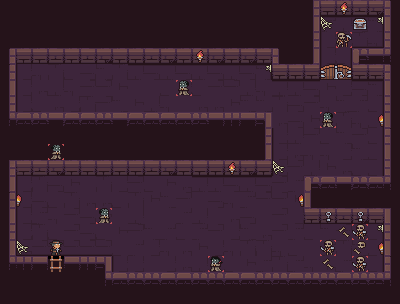

A 2D game scene composited from a Tiled map and its tileset images. What follows is a short description and the map's XML, with every tile layer's data as written:
An orthogonal 25x19 tile map with 16x16 px tiles, 3 tile layers (background, non interactive elements, interactive elements), 2 tilesets.

<map version="1.10" tiledversion="1.10.2" orientation="orthogonal" renderorder="right-down" width="25" height="19" tilewidth="16" tileheight="16" infinite="0" nextlayerid="5" nextobjectid="1">
 <tileset firstgid="1" source="dungeon.tsx" />
 <tileset firstgid="101" source="characters.tsx" />
 <layer id="1" name="background" width="25" height="19">
  <data encoding="csv">
79,79,79,79,79,79,79,79,79,79,79,79,79,79,79,79,79,79,79,21,5,2,3,4,6,
79,79,79,79,79,79,79,79,79,79,79,79,79,79,79,79,79,79,79,11,12,13,14,15,16,
79,79,79,79,79,79,79,79,79,79,79,79,79,79,79,79,79,79,79,21,22,7,34,35,26,
1,2,2,3,2,3,4,5,2,3,4,2,3,4,5,4,5,6,79,11,22,25,55,52,46,
1,22,30,29,20,9,10,29,13,14,13,14,13,14,13,14,15,2,2,2,22,25,2,2,6,
11,22,27,8,30,28,28,18,19,19,20,17,20,28,28,8,30,13,13,14,18,17,14,15,16,
21,22,20,27,17,29,28,10,18,8,30,19,27,27,18,10,10,29,9,28,30,10,7,25,26,
41,42,43,52,45,42,43,52,45,45,45,45,43,52,53,52,54,27,9,18,10,29,30,25,36,
79,79,79,79,79,79,79,79,79,79,79,79,79,79,79,79,21,22,8,28,20,10,28,25,6,
79,79,79,79,79,79,79,79,79,79,79,79,79,79,79,79,31,22,27,30,30,17,10,25,16,
21,2,3,4,5,5,5,5,2,3,4,5,2,2,3,4,5,22,28,8,18,27,20,25,26,
31,22,29,9,18,19,29,17,28,20,18,27,13,13,14,13,14,28,7,55,42,52,44,45,46,
1,22,9,20,29,27,27,20,29,18,10,28,19,9,30,7,28,28,18,16,79,79,79,79,79,
11,22,7,30,28,9,18,19,8,19,19,7,8,19,27,9,19,28,17,2,2,3,4,5,16,
21,22,29,20,28,9,20,18,28,10,7,20,7,28,17,10,27,28,7,20,10,28,27,25,26,
31,32,33,33,33,33,33,20,7,17,30,27,18,17,30,29,29,30,20,19,7,29,10,25,36,
41,53,52,40,52,53,54,22,17,19,17,27,8,20,20,18,7,29,7,30,27,7,20,25,6,
79,79,79,79,79,79,41,42,43,44,45,42,43,44,45,42,43,44,42,43,44,42,43,44,46,
79,79,79,79,79,79,79,79,79,79,79,79,79,79,79,79,79,79,79,79,79,79,79,79,79
</data>
 </layer>
 <layer id="2" name="non interactive elements" width="25" height="19">
  <data encoding="csv">
0,0,0,0,0,0,0,0,0,0,0,0,0,0,0,0,0,0,0,0,0,91,0,0,0,
0,0,0,0,0,0,0,0,0,0,0,0,0,0,0,0,0,0,0,0,65,0,0,66,0,
0,0,0,0,0,0,0,0,0,0,0,0,0,0,0,0,0,0,0,0,0,114,0,0,0,
0,0,0,0,0,0,0,0,0,0,0,0,91,0,0,0,0,0,0,0,0,0,0,0,0,
0,0,0,0,0,0,0,0,0,0,0,0,0,0,0,0,66,0,0,0,67,68,0,0,0,
0,0,0,0,0,0,0,0,0,0,0,2147483759,0,0,0,0,0,0,0,0,0,0,0,0,0,
0,0,0,0,0,0,0,0,0,0,0,0,0,0,0,0,0,0,0,0,0,0,0,0,0,
0,0,0,0,0,0,0,0,0,0,0,0,0,0,0,0,0,0,0,0,2147483759,0,0,2147483740,0,
0,0,0,0,0,0,0,0,0,0,0,0,0,0,0,0,0,0,0,0,0,0,0,0,0,
0,0,0,111,0,0,0,0,0,0,0,0,0,0,0,0,0,0,0,0,0,0,0,0,0,
0,0,0,0,0,0,0,0,0,0,0,0,0,0,91,0,0,65,0,0,0,0,0,0,0,
0,0,0,0,0,0,0,0,0,0,0,0,0,0,0,0,0,0,0,0,0,0,0,0,0,
0,92,0,0,0,0,0,0,0,0,0,0,0,0,0,0,0,0,2147483740,0,0,0,0,0,0,
0,0,0,0,0,0,111,0,0,0,0,0,0,0,0,0,0,0,0,0,77,0,77,0,0,
0,0,0,0,0,0,0,0,0,0,0,0,0,0,0,0,0,0,0,0,0,69,2147483760,66,0,
0,65,0,118,0,0,0,0,0,0,0,0,0,0,0,0,0,0,0,0,2147483760,0,78,2147483740,0,
0,0,0,0,0,0,0,0,0,0,0,0,0,2147483758,0,0,0,0,0,0,69,0,2147483760,0,0,
0,0,0,0,0,0,0,0,0,0,0,0,0,0,0,0,0,0,0,0,0,0,0,0,0,
0,0,0,0,0,0,0,0,0,0,0,0,0,0,0,0,0,0,0,0,0,0,0,0,0
</data>
 </layer>
 <layer id="3" name="interactive elements" width="25" height="19">
  <data encoding="csv">
0,0,0,0,0,0,0,0,0,0,0,0,0,0,0,0,0,0,0,0,0,0,0,0,0,
0,0,0,0,0,0,0,0,0,0,0,0,0,0,0,0,0,0,0,0,0,0,85,0,0,
0,0,0,0,0,0,0,0,0,0,0,0,0,0,0,0,0,0,0,0,0,0,0,0,0,
0,0,0,0,0,0,0,0,0,0,0,0,0,0,0,0,0,0,0,0,0,0,0,0,0,
0,0,0,0,0,0,0,0,0,0,0,0,0,0,0,0,0,0,0,0,0,0,0,0,0,
0,0,0,0,0,0,0,0,0,0,0,0,0,0,0,0,0,0,0,0,0,0,0,0,0,
0,0,0,0,0,0,0,0,0,0,0,0,0,0,0,0,0,0,0,0,0,0,0,0,0,
0,0,0,0,0,0,0,0,0,0,0,0,0,0,0,0,0,0,0,0,0,0,0,0,0,
0,0,0,0,0,0,0,0,0,0,0,0,0,0,0,0,0,0,0,0,0,0,0,0,0,
0,0,0,0,0,0,0,0,0,0,0,0,0,0,0,0,0,0,0,0,0,0,0,0,0,
0,0,0,0,0,0,0,0,0,0,0,0,0,0,0,0,0,0,0,0,0,0,0,0,0,
0,0,0,0,0,0,0,0,0,0,0,0,0,0,0,0,0,0,0,0,0,0,0,0,0,
0,0,0,0,0,0,0,0,0,0,0,0,0,0,0,0,0,0,0,0,0,0,0,0,0,
0,0,0,0,0,0,0,0,0,0,0,0,0,0,0,0,0,0,0,0,0,0,0,0,0,
0,0,0,0,0,0,0,0,0,0,0,0,0,0,0,0,0,0,0,0,0,0,0,0,0,
0,0,0,0,0,0,0,0,0,0,0,0,0,0,0,0,0,0,0,0,0,0,0,0,0,
0,0,0,0,0,0,0,0,0,0,0,0,0,0,0,0,0,0,0,0,0,0,0,0,0,
0,0,0,0,0,0,0,0,0,0,0,0,0,0,0,0,0,0,0,0,0,0,0,0,0,
0,0,0,0,0,0,0,0,0,0,0,0,0,0,0,0,0,0,0,0,0,0,0,0,0
</data>
 </layer>
</map>
